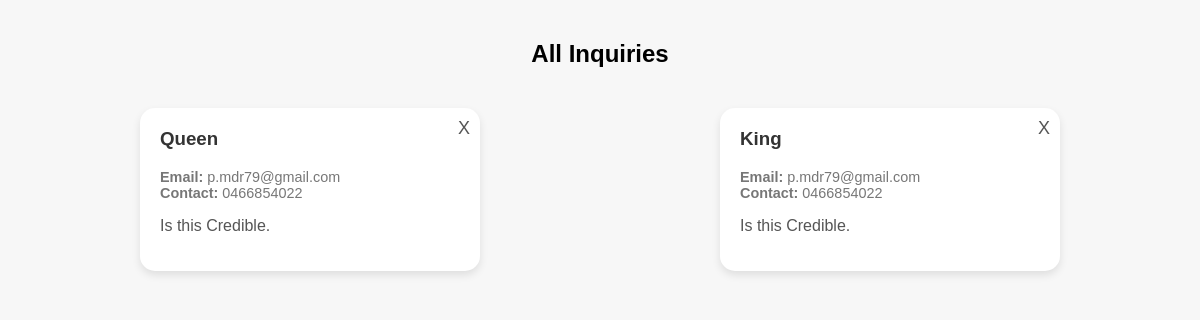
Screenshot of /pages/seeInquiries.php with the database file from the repository.
### tables this page shows
CREATE TABLE `inquiries` (
  `inquiryId` int(4) NOT NULL,
  `iname` varchar(50) NOT NULL,
  `iemail` varchar(50) NOT NULL,
  `icontact` varchar(10) NOT NULL,
  `inquiry` varchar(200) NOT NULL
);

### pages/seeInquiries.php (the view, shortened to what this page needs)
<?php
include 'connection.php';
$sql = "SELECT inquiryId, iname, iemail, icontact, inquiry FROM inquiries";
$result = $conn->query($sql);
?>
<!DOCTYPE html>
<html lang="en">
<head>
</head>
<body>
    <h2 style="text-align: center;">All Inquiries</h2>
    <div class="inquiry-container">
        <?php
        if ($result->num_rows > 0) {
            while ($row = $result->fetch_assoc()) {
                echo "<div class='inquiry-card'>";
                echo "<form method='POST' onsubmit='return confirm(\"Are you sure you want to delete this inquiry?\");'>";
                echo "<button class='delete-btn' type='submit'>X</button>";
                echo "</form>";
                echo "<h3>" . htmlspecialchars($row["iname"]) . "</h3>";
                echo "<p class='contact-info'><strong>Email:</strong> " . htmlspecialchars($row["iemail"]) . "<br>";
                echo "<strong>Contact:</strong> " . htmlspecialchars($row["icontact"]) . "</p>";
                echo "<p>" . nl2br(htmlspecialchars($row["inquiry"])) . "</p>";
                echo "</div>";
            }
        } else {
            echo "<p>No inquiries found.</p>";
        }
        ?>
    </div>
</body>
</html>

### pages/seeInquiries.php (style rules this page uses)
body { font-family: Arial, sans-serif; background-color: #f7f7f7; margin: 0; padding: 20px; }
.inquiry-container { display: flex; flex-wrap: wrap; justify-content: space-around; }
.inquiry-card { background-color: #fff; width: 300px; margin: 20px; padding: 20px; border-radius: 15px; box-shadow: 0 4px 8px rgba(0, 0, 0, 0.1); position: relative; transition: transform 0.3s ease; }
.inquiry-card h3 { margin-top: 0; color: #333; }
.inquiry-card p { color: #555; }
.inquiry-card .contact-info { font-size: 0.9em; color: #777; margin-bottom: 10px; }
.delete-btn { position: absolute; top: 10px; right: 10px; background: none; color: #555; border: none; font-size: 18px; cursor: pointer; padding: 0; }

### rows the page displays
inquiries: iname "Queen", iemail "p.mdr79@gmail.com", icontact "0466854022", inquiry "Is this Credible."
inquiries: iname "King", iemail "p.mdr79@gmail.com", icontact "0466854022", inquiry "Is this Credible."
